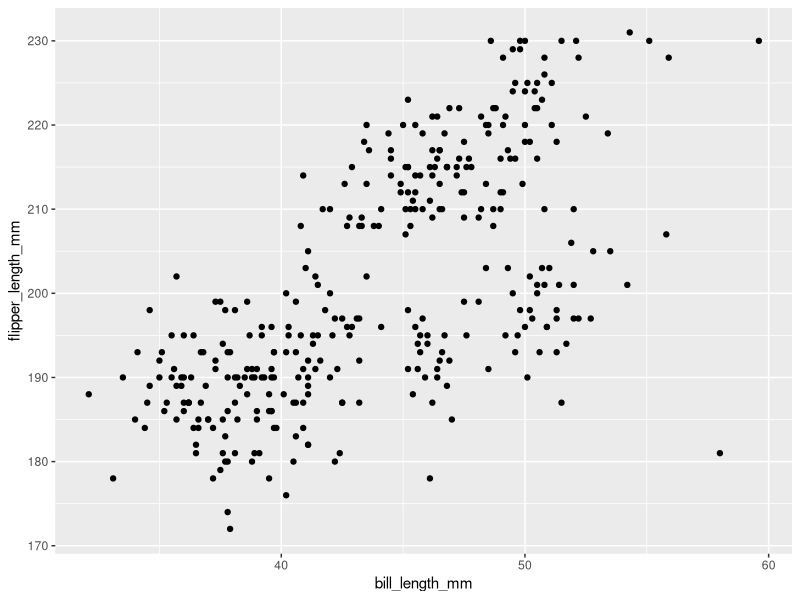
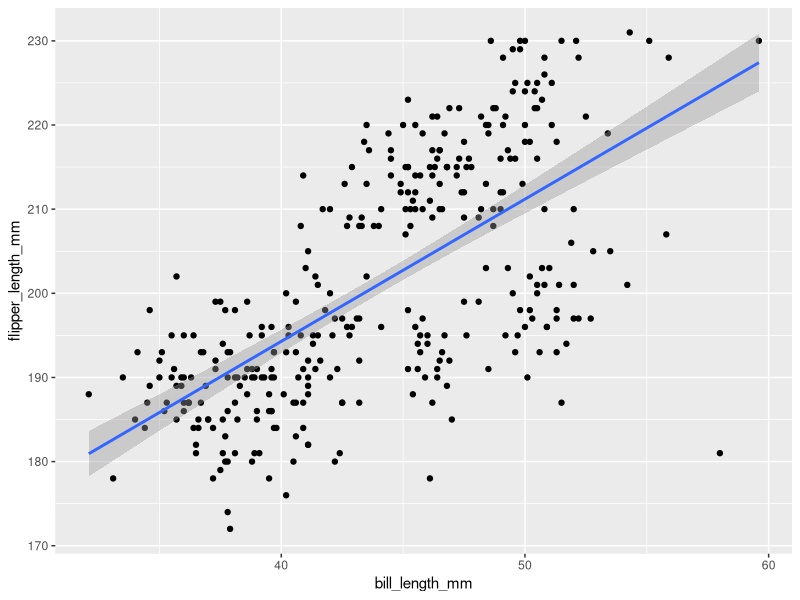
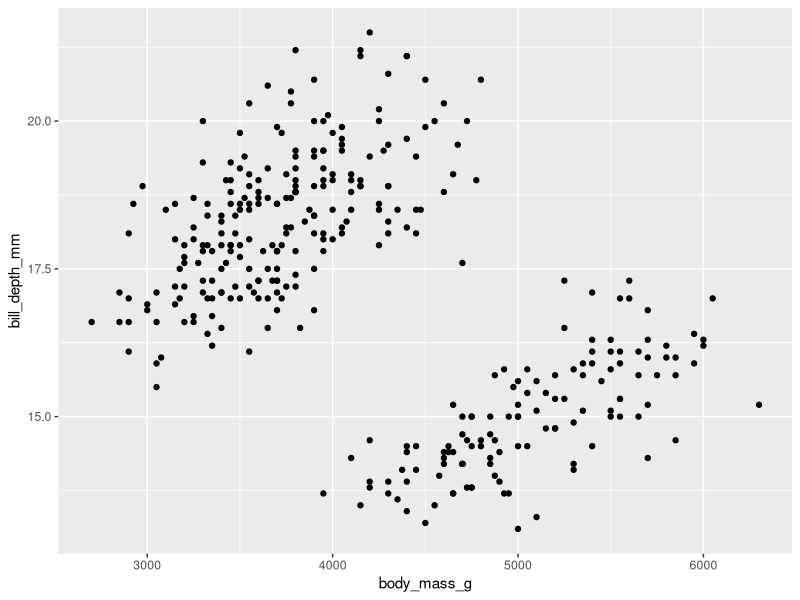
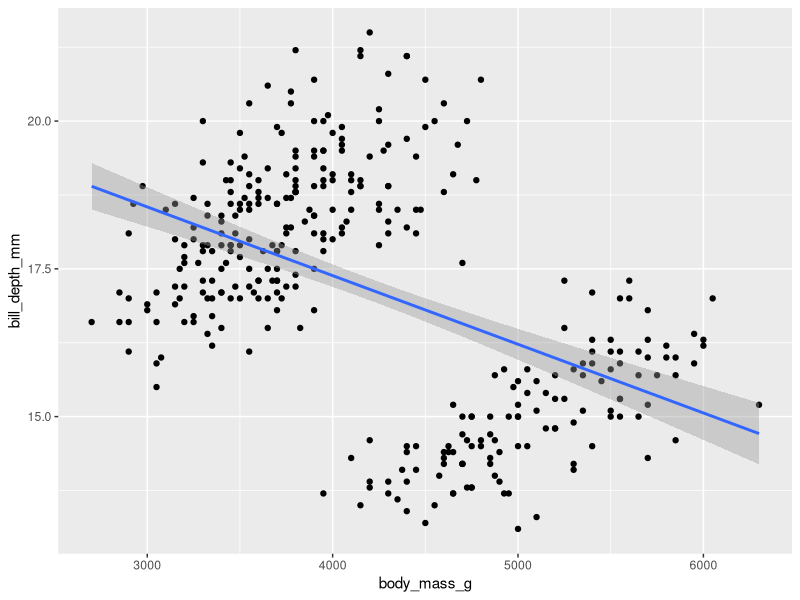
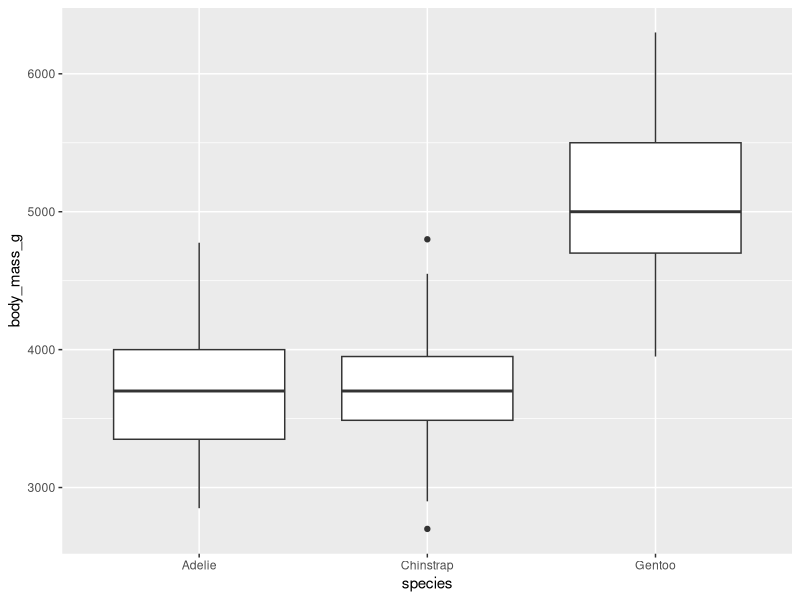
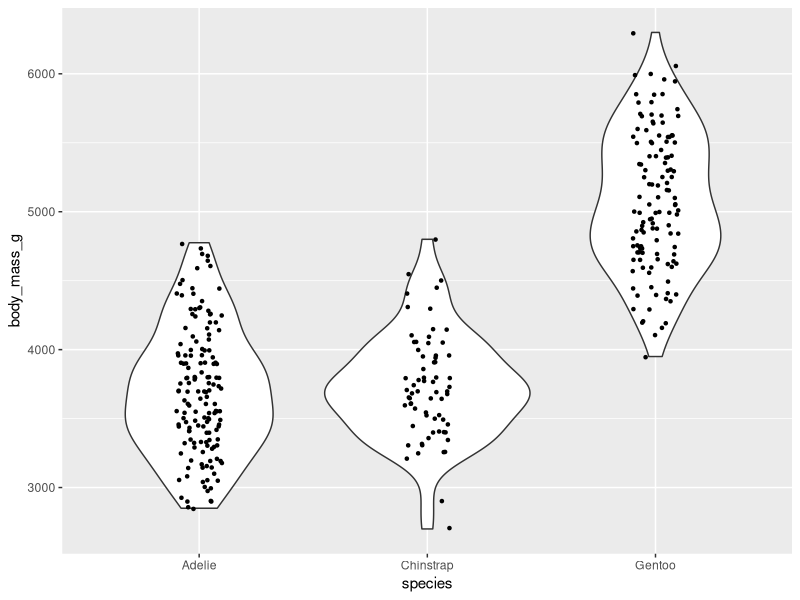
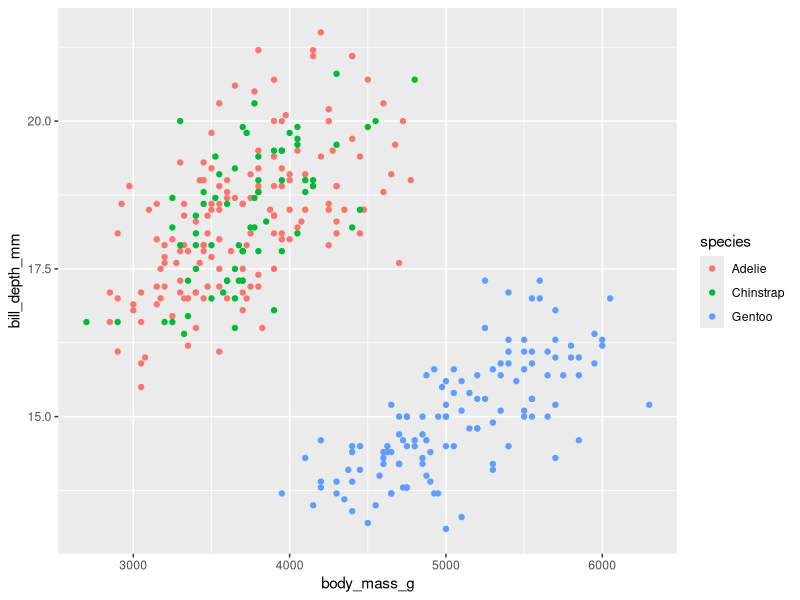
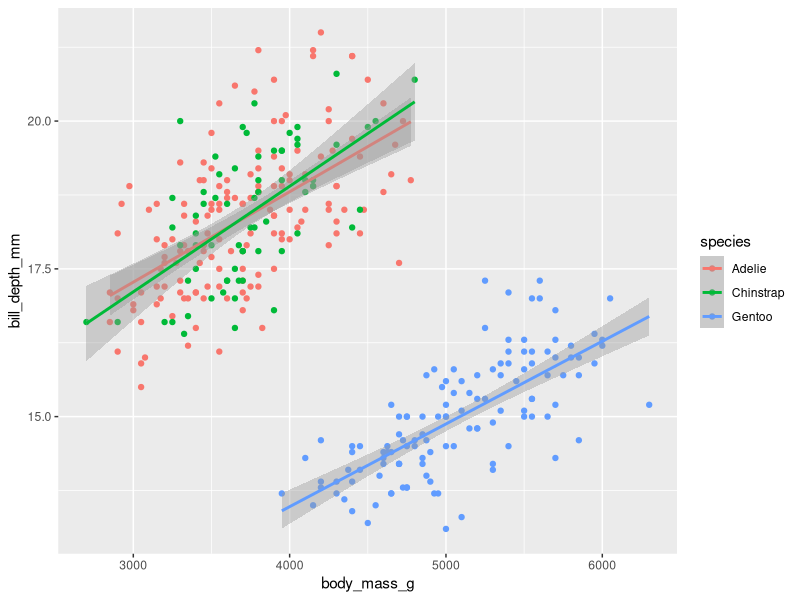

Reproduce these figures in R, in order.
## ---- chunk 1
knitr::opts_chunk$set(echo = TRUE)
## ---- chunk 2
library(tidyverse)

# Remove the comment if "palmerpenguins" has not yet been installed
# install.packages('palmerpenguins')

library(palmerpenguins)

head(penguins)
## ---- chunk 3
# str(penguins)
glimpse(penguins)
## ---- chunk 4
penguins %>% is.na() %>% sum()
## ---- chunk 5
ggplot(data = penguins, mapping = aes(x = bill_length_mm, y = flipper_length_mm)) +
  geom_point()
## ---- chunk 6
cor.test(penguins$bill_length_mm,penguins$flipper_length_mm)

## ---- chunk 7
ggplot(data = penguins, mapping = aes(x = bill_length_mm, y = flipper_length_mm)) +
  geom_point() + geom_smooth(method='lm')
## ---- chunk 8
cor.test(penguins$body_mass_g,penguins$bill_depth_mm)

## ---- chunk 9
ggplot(data = penguins, mapping = aes(x = body_mass_g, y = bill_depth_mm)) +
  geom_point()

## ---- chunk 10
ggplot(data = penguins, mapping = aes(x = body_mass_g, y = bill_depth_mm)) +
  geom_point() + geom_smooth(method='lm')


## ---- chunk 11
ggplot(data = penguins, mapping = aes(x = species, y = body_mass_g)) +
   geom_boxplot()

## ---- chunk 12
ggplot(data = penguins, mapping = aes(x = species, y = body_mass_g)) +
   geom_violin() + geom_jitter(shape=20, position = position_jitter(0.1))

## ---- chunk 13
ggplot(data = penguins, mapping = aes(x = body_mass_g, y = bill_depth_mm, colour = species)) +
  geom_point() 
## ---- chunk 14
ggplot(data = penguins, mapping = aes(x = body_mass_g, y = bill_depth_mm, colour = species)) +
  geom_point() + geom_smooth(method='lm')

## ---- chunk 15
common_slope_model <- lm(bill_depth_mm~body_mass_g+species,data=penguins)
summary(common_slope_model)
## ---- chunk 16
different_slope_model <- lm(bill_depth_mm~body_mass_g*species,data=penguins)
summary(different_slope_model)
## ---- chunk 17
permuted_penguins <- penguins
permuted_penguins$species <- permuted_penguins$species[sample(length(penguins$species))]
head(permuted_penguins)
## ---- chunk 18
ggplot(data = permuted_penguins, mapping = aes(x = body_mass_g, y = bill_depth_mm, colour=species)) +
  geom_point() + geom_smooth(method='lm')
## ---- chunk 19
ggplot(data = permuted_penguins, mapping = aes(x = species,y = body_mass_g,colour=species)) +
  geom_boxplot() 
## ---- chunk 20
# This code block creates a plot matrix comparing the actual body mass box plot (upper right) to those obtained from many permutations

# Build a tibble to store the data, beginning with the actual data
perm_tibble <- penguins %>% select(species,body_mass_g)
# Set the number of permutations, here 24 for better viewing 
n_reps <- 24
# Grow the tibble column by column with permuted values
for (i in 1:n_reps)
{
    # Name the permutation reps P1,P2,...
    new_name <- paste("P",i,sep="")
    # Generate a permuted column of body mass values. Note that this is equivalent     to permuting the species labels; however, permuting values makes the plotting     easier
    new_col <- tibble(penguins$body_mass_g[sample(length(penguins$species))])
    # Assign the new column its name
    colnames(new_col) <- new_name
    # Attach the permuted column to the end of the growing tibble
    perm_tibble <- cbind(perm_tibble,new_col)
}
# Record the order of the column names for later use as plot order
factor_levels <- colnames(perm_tibble)[2:(n_reps+2)]
# Pivot the tibble built above into long form
plot_tibble <- pivot_longer(perm_tibble,cols=2:(n_reps+2),names_to = c("rep"))
# Turn the rep column into a factor, using the order stored above
plot_tibble$rep <- factor(plot_tibble$rep,levels=factor_levels)
# Plot a matrix of box plots, beginning with the real data, followed from left to right with P1,P2,etc. Set the number of columns in the plot matrix to 5 for viewing. Remove the x-axis annotations.
ggplot(plot_tibble,aes(x=species,y=value,colour=species))+geom_boxplot()+facet_wrap(~rep,ncol=5)+theme(axis.title.x=element_blank(),axis.text.x=element_blank(),axis.ticks.x=element_blank())
## ---- chunk 21
penguins %>% count(species,island)

## ---- chunk 22
penguins %>% filter(species == "Adelie") %>% ggplot(mapping = aes(x = island,y = body_mass_g,colour=island)) + geom_boxplot() 

## ---- chunk 23
penguins %>% filter(species == "Adelie") %>%
    ggplot(mapping = aes(x = body_mass_g, y = bill_depth_mm, colour = island)) +
        geom_point() + geom_smooth(method='lm')


## ---- chunk 24
penguins %>% count(species,sex)

## ---- chunk 25
penguins %>% filter(!(is.na(sex))) %>% count(species,sex)

## ---- chunk 26
penguins %>% filter(!(is.na(sex))) %>% 
    ggplot(mapping = aes(x = sex, y = body_mass_g)) +
        geom_boxplot() + facet_wrap(~species)

## ---- chunk 27
penguins %>% filter(!(is.na(sex))) %>%  
    ggplot(mapping = aes(x = body_mass_g, y = bill_depth_mm, colour = species, shape = sex)) +
        geom_point() + geom_smooth(method='lm')
## ---- chunk 28
#install.packages('GGally')
library(GGally)
## ---- chunk 29
penguins %>% filter(!(is.na(sex))) %>% select(bill_length_mm,bill_depth_mm,flipper_length_mm,body_mass_g) %>%
    ggpairs()
## ---- chunk 30
penguins %>% filter(!(is.na(sex))) %>% select(bill_length_mm,bill_depth_mm,flipper_length_mm,body_mass_g,species) %>% ggpairs(aes(colour = species))

## ---- chunk 31
penguins %>% filter(!(is.na(sex))) %>% select(bill_length_mm,bill_depth_mm,flipper_length_mm,body_mass_g,species) %>% 
   ggpairs(aes(colour = species, alpha = 0.4))

## ---- chunk 32
penguins %>% filter(!(is.na(sex))) %>% mutate(year = as.factor(year)) %>% ggplot(mapping = aes(x = species,y=flipper_length_mm, colour=species)) + geom_boxplot() + 
  geom_jitter(width = 0.2, height = 0, alpha = 0.4) + facet_grid(sex ~ year) + theme(axis.title.x=element_blank(),
        axis.text.x=element_blank(),
        axis.ticks.x=element_blank())
## ---- chunk 33
# Start with the tibble containing the data
penguins %>%
# Select columns which sex is not NA
filter(!(is.na(sex))) %>% 
# set year to factor type
mutate(year = as.factor(year)) %>% 
# ggplot with aesthetics as color in species  
ggplot(mapping = aes(x = species,y = flipper_length_mm, colour=species)) + 
# add boxplot with flipper_length~species
geom_boxplot() + 
# Add distribution of points with jitter to boxplot
geom_jitter(width = 0.2, height = 0, alpha = 0.4) + 
# Perform 2x2 faceting, with sex as the column and year as the row
facet_grid(sex ~ year) + 
# Remove the annotations on the x axis
theme(axis.title.x=element_blank(),axis.text.x=element_blank(),axis.ticks.x=element_blank())
## ---- chunk 34
#resue ggpair code
penguins %>% drop_na() %>% select(bill_length_mm,bill_depth_mm,flipper_length_mm,body_mass_g,species) %>% 
   ggpairs(aes(colour = species, alpha = 0.4))

#Giving the Coefficient of variation(CV) of each variable in each species
penguins %>% drop_na() %>% group_by(species) %>% 
    summarise(across(where(is.numeric) & !year,~sd(.x)/mean(.x))) %>% ungroup()
#Giving the Coefficient of variation(CV) of each variable in all samples
penguins %>% drop_na() %>% summarise(across(where(is.numeric) & !year,~sd(.x)/mean(.x)))
## ---- chunk 35
factors = c("bill_length_mm","bill_depth_mm", "flipper_length_mm", "body_mass_g")
# fit linear regression models for each pair of factors in different species
autolm <- function(x,y,data) {broom::tidy(lm(data[[y]]~data[[x]]+species,data = penguins))}
as_tibble(t(combn(factors,2))) %>% mutate(lm=map2(V1,V2,~autolm(.x,.y, data = penguins))) %>% unnest(lm)
# Correlation test for each pair of factors
autocor <- function(x,y,data) {broom::tidy(cor.test(data[[y]], data[[x]]))}
as_tibble(t(combn(factors,2))) %>% mutate(lm=map2(V1,V2,~autocor(.x,.y, data = penguins))) %>% 
    unnest(lm) %>% select(-method,-alternative)
